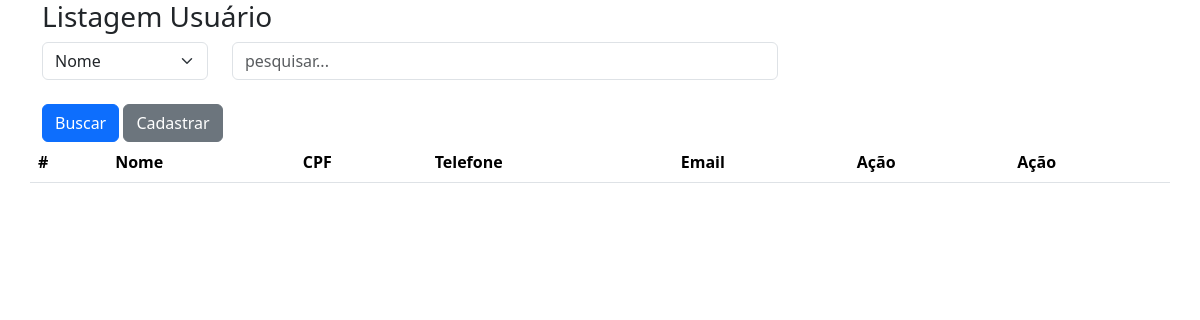
/usuario/UsuarioList.php, run on an earlier commit of the app's database.
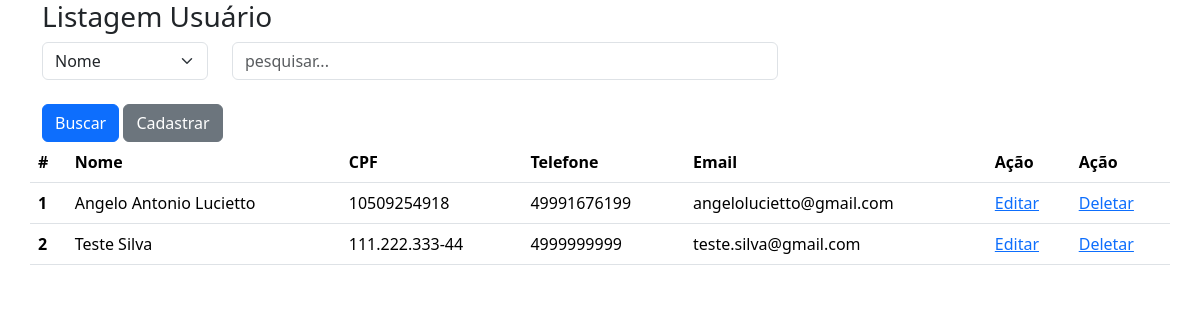
And on a later commit of the database.
### tables this page shows
CREATE TABLE IF NOT EXISTS `usuario` (
  `id` int NOT NULL AUTO_INCREMENT,
  `nome` varchar(100) DEFAULT NULL,
  `senha` varchar(150) NOT NULL DEFAULT '0',
  `cpf` varchar(50) DEFAULT NULL,
  `telefone` varchar(50) DEFAULT NULL,
  `email` varchar(50) DEFAULT NULL,
  `cargo` enum('aluno','professor') DEFAULT NULL,
  PRIMARY KEY (`id`)
);

### db.class.php (called while the page is built, shortened)
<?php
class db {
    private $host = "localhost";
    private $user = "root";
    private $password = "";
    private $dbname ="bancotrabalhopweb1";
    private $table_name;
    public function __construct($table_name){
        $this->table_name = $table_name;
        return $this->conn();
    }
    function conn(){
        try{
            $conn = new PDO(
                "mysql:host=$this->host;dbname=$this->dbname",
                $this->user,
                $this->password,
                [
                    PDO::ATTR_ERRMODE,
                    PDO::ERRMODE_EXCEPTION,
                    PDO::MYSQL_ATTR_INIT_COMMAND =>"SET NAMES utf8"
                ]
            );
            return $conn;
        } catch(PDOException $e){
            echo "Erro: ". $e->getMessage();
        }
    }
    public function all(){
        $conn = $this->conn();
        $sql = "SELECT * FROM $this->table_name";
        $st = $conn->prepare( $sql);
        $st->execute();
        return $st->fetchAll(PDO::FETCH_CLASS);
    }
}

### usuario/UsuarioList.php (the view, shortened to what this page needs)
<!DOCTYPE html>
<html lang="en">
<head>
    <link href="https://cdn.jsdelivr.net/npm/bootstrap@5.3.6/dist/css/bootstrap.min.css" rel="stylesheet"
>
</head>
<?php
$db = new db('usuario');
if (!empty($_POST)) {
    $dados = $db->search($_POST);
} else {
    $dados = $db->all();
}
?>
<body>
    <div class="container">
        <div class="row">
            <h3>Listagem Usuário</h3>
            <form action="./UsuarioList.php" method="post">
                <div class="row">
                    <div class="col-md-2">
                        <select class="form-select" name="tipo">
                            <option value="nome">Nome</option>
                        </select>
                    </div>
                    <div class="col-md-6">
                        <input type="text" name="valor" placeholder="pesquisar..." class="form-control">
                    </div>
                    <div class="row">
                        <div class="col mt-4">
                            <button type="submit" class="btn btn-primary">Buscar</button>
                            <a href="./UsuarioForm.php" class="btn btn-secondary">Cadastrar</a>
                        </div>
                    </div>
                </div>
            </form>
        </div>
        <div class="row">
            <table class="table table-hover">
                <thead>
                    <tr>
                        <th scope="col">#</th>
                        <th scope="col">Nome</th>
                        <th scope="col">CPF</th>
                        <th scope="col">Telefone</th>
                        <th scope="col">Email</th>
                        <th scope="col">Ação</th>
                        <th scope="col">Ação</th>
                    </tr>
                </thead>
                <tbody>
                    <?php
                    foreach ($dados as $item) {
                        echo "
                            <tr>
                                <th scope='row'>$item->id</th>
                                <td>$item->nome</td>
                                <td>$item->cpf</td>
                                <td>$item->telefone</td>
                                <td>$item->email</td>
                                <td>
                                    <a
                                        href='./UsuarioForm.php?id=$item->id'>Editar
                                    </a>
                                </td>
                                <td>
                                    <a
                                        onclick='return confirm(\"Deseja Excluir?\")'
                                        href='./UsuarioList.php?id=$item->id'>Deletar
                                    </a>
                                </td>
                            </tr>
                            ";
                    }
                    ?>
                </tbody>
            </table>
        </div>
    </div>
</body>
</html>

What changed in the data, as far as the page shows it:
added usuario: id "1", nome "Angelo Antonio Lucietto", cpf "10509254918", telefone "49991676199", email "angelolucietto@gmail.com"
added usuario: id "2", nome "Teste Silva", cpf "111.222.333-44", telefone "4999999999", email "teste.silva@gmail.com"
